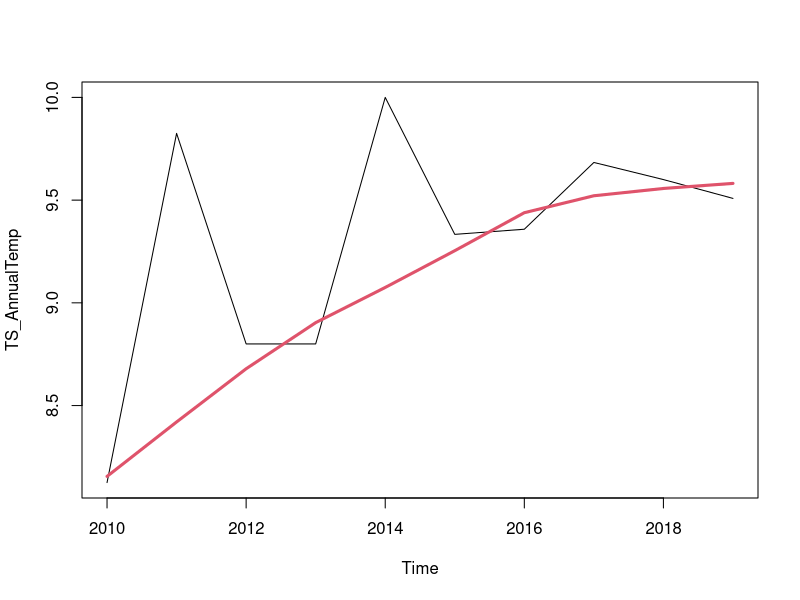

Here is the R script that generated this plot: (Note: this script raises an error after producing the figure.)
library(tseries)
setwd("F:\\Backup\\Youtube\\Videos\\Time series analysis")

weather = read.csv('S2 L4 Rainfall Temparature.csv', header=TRUE, stringsAsFactors=FALSE)

AnnualTemparature=aggregate(Temp~Year,weather,mean)
head(AnnualTemparature)

smove=AnnualTemparature[,2:2]
str(smove)


TS_AnnualTemp=ts(smove,start=c(2010),end=c(2019),frequency=1)
TS_AnnualTemp
plot(TS_AnnualTemp)
lines(lowess(time(TS_AnnualTemp),TS_AnnualTemp),lwd=3, col=2)

######### Check for a significant trend ######### 
## Randomness Test-Runs, 
hypo_test = factor(ifelse(AnnualTemparature$Temp >= median(AnnualTemparature$Temp),1,0))
head(xx1)
runs.test(hypo_test, a = "less")
